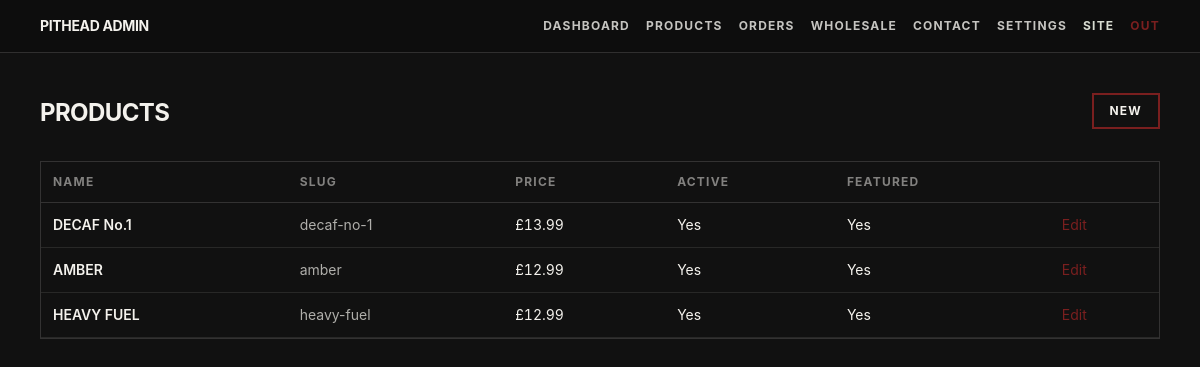
Page /php/public/admin/products.php (signed in) on the committed database.
### tables this page shows
CREATE TABLE products (
  id INT UNSIGNED NOT NULL AUTO_INCREMENT,
  category_id INT UNSIGNED NOT NULL,
  slug VARCHAR(128) NOT NULL,
  name VARCHAR(255) NOT NULL,
  tagline VARCHAR(255) DEFAULT NULL,
  short_description TEXT,
  long_description TEXT,
  price_cents INT UNSIGNED NOT NULL,
  currency VARCHAR(8) NOT NULL DEFAULT 'gbp',
  weight_label VARCHAR(32) DEFAULT NULL,
  sku VARCHAR(64) DEFAULT NULL,
  is_active TINYINT(1) NOT NULL DEFAULT 1,
  is_featured TINYINT(1) NOT NULL DEFAULT 0,
  brew_suggestions TEXT,
  specs JSON DEFAULT NULL,
  created_at TIMESTAMP NOT NULL DEFAULT CURRENT_TIMESTAMP,
  updated_at TIMESTAMP NOT NULL DEFAULT CURRENT_TIMESTAMP ON UPDATE CURRENT_TIMESTAMP,
  PRIMARY KEY (id),
  UNIQUE KEY uq_products_slug (slug),
  KEY idx_products_category (category_id),
  CONSTRAINT fk_products_category FOREIGN KEY (category_id) REFERENCES categories (id)
);

### php/public/_inc/util.php (called while the page is built, shortened)
<?php
function pithead_h(?string $s): string
{
    return htmlspecialchars((string) $s, ENT_QUOTES | ENT_SUBSTITUTE, 'UTF-8');
}

### php/public/admin/products.php (the view, shortened to what this page needs)
<?php
$pdo = pithead_pdo();
$rows = $pdo->query('SELECT id, slug, name, price_cents, is_active, is_featured FROM products ORDER BY id DESC')->fetchAll();
?>
<!DOCTYPE html>
<html lang="en">
<head>
  <link rel="stylesheet" href="/assets/app.css" />
</head>
<body class="min-h-screen bg-coal text-offwhite">
<?php require __DIR__ . '/_nav.php'; ?>
  <main class="mx-auto max-w-6xl px-4 py-10">
    <div class="flex flex-wrap items-end justify-between gap-4">
      <h1 class="text-2xl font-bold uppercase tracking-tight">Products</h1>
      <a href="/admin/product-edit.php" class="border-2 border-imperial px-4 py-2 text-xs font-bold uppercase tracking-widest hover:bg-imperial">New</a>
    </div>
    <div class="mt-8 overflow-x-auto border border-offwhite/15">
      <table class="w-full min-w-[640px] text-left text-sm">
        <thead class="border-b border-offwhite/15 text-xs font-bold uppercase tracking-widest text-offwhite/50">
          <tr>
            <th class="p-3">Name</th>
            <th class="p-3">Slug</th>
            <th class="p-3">Price</th>
            <th class="p-3">Active</th>
            <th class="p-3">Featured</th>
            <th class="p-3"></th>
          </tr>
        </thead>
        <tbody>
          <?php foreach ($rows as $r) :
              $price = number_format(((int) $r['price_cents']) / 100, 2);
              ?>
            <tr class="border-b border-offwhite/10">
              <td class="p-3 font-semibold"><?= pithead_h((string) $r['name']) ?></td>
              <td class="p-3 text-offwhite/70"><?= pithead_h((string) $r['slug']) ?></td>
              <td class="p-3 tabular-nums">£<?= pithead_h($price) ?></td>
              <td class="p-3"><?= (int) $r['is_active'] ? 'Yes' : 'No' ?></td>
              <td class="p-3"><?= (int) $r['is_featured'] ? 'Yes' : 'No' ?></td>
              <td class="p-3">
                <a href="/admin/product-edit.php?id=<?= (int) $r['id'] ?>" class="text-imperial hover:underline">Edit</a>
              </td>
            </tr>
          <?php endforeach; ?>
        </tbody>
      </table>
    </div>
  </main>
</body>
</html>

### php/public/assets/app.css (style rules this page uses)
*,:before,:after { --tw-border-spacing-x: 0;--tw-border-spacing-y: 0;--tw-translate-x: 0;--tw-translate-y: 0;--tw-rotate: 0;--tw-skew-x: 0;--tw-skew-y: 0;--tw-scale-x: 1;--tw-scale-y: 1;--tw-pan-x: ;--tw-pan-y: ;--tw-pinch-zoom: ;--tw-scroll-snap-strictness: proximity;--tw-gradient-from-position: ;--tw-gradient-via-position: ;--tw-gradient-to-position: ;--tw-ordinal: ;--tw-slashed-zero: ;--tw-numeric-figure: ;--tw-numeric-spacing: ;--tw-numeric-fraction: ;--tw-ring-inset: ;--tw-ring-offset-width: 0px;--tw-ring-offset-color: #fff;--tw-ring-color: rgb(59 130 246 / .5);--tw-ring-offset-shadow: 0 0 #0000;--tw-ring-shadow: 0 0 #0000;--tw-shadow: 0 0 #0000;--tw-shadow-colored: 0 0 #0000;--tw-blur: ;--tw-brightness: ;--tw-contrast: ;--tw-grayscale: ;--tw-hue-rotate: ;--tw-invert: ;--tw-saturate: ;--tw-sepia: ;--tw-drop-shadow: ;--tw-backdrop-blur: ;--tw-backdrop-brightness: ;--tw-backdrop-contrast: ;--tw-backdrop-grayscale: ;--tw-backdrop-hue-rotate: ;--tw-backdrop-invert: ;--tw-backdrop-opacity: ;--tw-backdrop-saturate: ;--tw-backdrop-sepia: ;--tw-contain-size: ;--tw-contain-layout: ;--tw-contain-paint: ;--tw-contain-style: }
*,:before,:after { box-sizing:border-box;border-width:0;border-style:solid;border-color:#e5e7eb }
:before,:after { --tw-content: "" }
html,:host { line-height:1.5;-webkit-text-size-adjust:100%;-moz-tab-size:4;-o-tab-size:4;tab-size:4;font-family:Inter,ui-sans-serif,system-ui,sans-serif;font-feature-settings:normal;font-variation-settings:normal;-webkit-tap-highlight-color:transparent }
body { margin:0;line-height:inherit }
h1,h2,h3,h4,h5,h6 { font-size:inherit;font-weight:inherit }
a { color:inherit;text-decoration:inherit }
table { text-indent:0;border-color:inherit;border-collapse:collapse }
blockquote,dl,dd,h1,h2,h3,h4,h5,h6,hr,figure,p,pre { margin:0 }
html { scroll-behavior:smooth }
body { --tw-bg-opacity: 1;background-color:rgb(17 17 17 / var(--tw-bg-opacity, 1));font-family:Inter,ui-sans-serif,system-ui,sans-serif;--tw-text-opacity: 1;color:rgb(244 242 237 / var(--tw-text-opacity, 1));-webkit-font-smoothing:antialiased;-moz-osx-font-smoothing:grayscale }
.mx-auto { margin-left:auto;margin-right:auto }
.mt-8 { margin-top:2rem }
.flex { display:flex }
.min-h-screen { min-height:100vh }
.w-full { width:100% }
.min-w-\[640px\] { min-width:640px }
.max-w-6xl { max-width:72rem }
.flex-wrap { flex-wrap:wrap }
.items-end { align-items:flex-end }
.justify-between { justify-content:space-between }
.gap-4 { gap:1rem }
.overflow-x-auto { overflow-x:auto }
.border { border-width:1px }
.border-2 { border-width:2px }
.border-b { border-bottom-width:1px }
.border-imperial { --tw-border-opacity: 1;border-color:rgb(122 31 31 / var(--tw-border-opacity, 1)) }
.border-offwhite\/10 { border-color:#f4f2ed1a }
.border-offwhite\/15 { border-color:#f4f2ed26 }
.bg-coal { --tw-bg-opacity: 1;background-color:rgb(17 17 17 / var(--tw-bg-opacity, 1)) }
.p-3 { padding:.75rem }
.px-4 { padding-left:1rem;padding-right:1rem }
.py-10 { padding-top:2.5rem;padding-bottom:2.5rem }
.py-2 { padding-top:.5rem;padding-bottom:.5rem }
.text-left { text-align:left }
.text-2xl { font-size:1.5rem;line-height:2rem }
.text-sm { font-size:.875rem;line-height:1.25rem }
.text-xs { font-size:.75rem;line-height:1rem }
.font-bold { font-weight:700 }
.font-semibold { font-weight:600 }
.uppercase { text-transform:uppercase }
.tabular-nums { --tw-numeric-spacing: tabular-nums;font-variant-numeric:var(--tw-ordinal) var(--tw-slashed-zero) var(--tw-numeric-figure) var(--tw-numeric-spacing) var(--tw-numeric-fraction) }
.tracking-tight { letter-spacing:-.025em }
.tracking-widest { letter-spacing:.1em }
.text-imperial { --tw-text-opacity: 1;color:rgb(122 31 31 / var(--tw-text-opacity, 1)) }
.text-offwhite { --tw-text-opacity: 1;color:rgb(244 242 237 / var(--tw-text-opacity, 1)) }
.text-offwhite\/50 { color:#f4f2ed80 }
.text-offwhite\/70 { color:#f4f2edb3 }

### rows in the picture
products: name "DECAF No.1", slug "decaf-no-1", price_cents "13.99", is_active "Yes", is_featured "Yes"
products: name "AMBER", slug "amber", price_cents "12.99", is_active "Yes", is_featured "Yes"
products: name "HEAVY FUEL", slug "heavy-fuel", price_cents "12.99", is_active "Yes", is_featured "Yes"

### other values in the picture
pithead_h($label) "DASHBOARD"
pithead_h($label) "PRODUCTS"
pithead_h($label) "ORDERS"
pithead_h($label) "WHOLESALE"
pithead_h($label) "CONTACT"
pithead_h($label) "SETTINGS"
